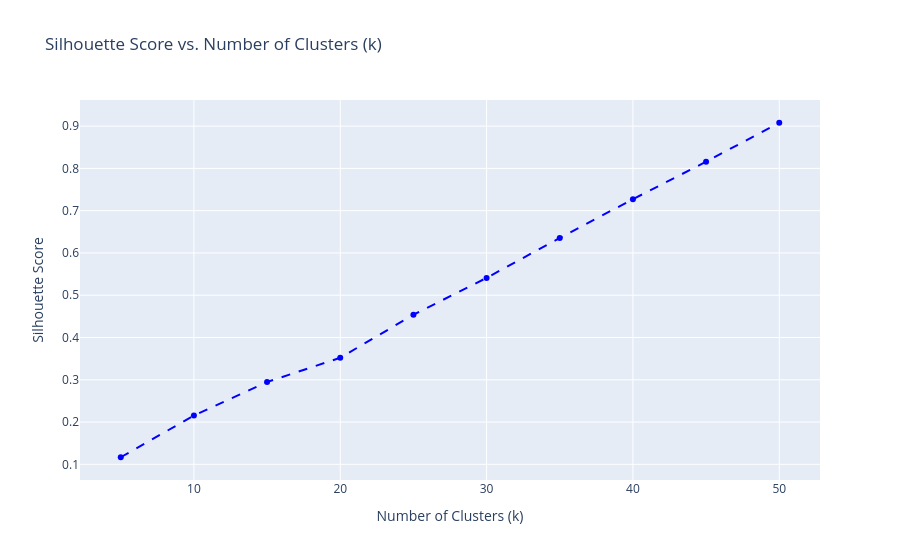

Notebook cell for this chart:
### Markdown cell above
### Step 1: K-Means Clustering (Discovering Peer Groups)

### Code cell
# --- Find optimal k using Silhouette Score ---
k_values = list(range(5, 51, 5))
silhouette_scores = []

for k in k_values:
    # Set n_init to suppress warnings and ensure consistency
    kmeans = KMeans(n_clusters=k, random_state=42, n_init=10)
    labels = kmeans.fit_predict(X_reduced)
    score = silhouette_score(X_reduced, labels)
    silhouette_scores.append(score)

# Plot the Silhouette Scores
import plotly.express as px
fig = px.line(
    x=k_values, 
    y=silhouette_scores, 
    markers=True, 
    labels={'x':'Number of Clusters (k)', 'y':'Silhouette Score'},
    title='Silhouette Score vs. Number of Clusters (k)'
)
fig.update_traces(line=dict(dash='dash', color='blue'))
fig.show()

# --- Fit optimal/default model ---
# Once you review the plot, you could dynamically change this, but we'll default to 20
optimal_k = 20
kmeans_model = KMeans(n_clusters=optimal_k, random_state=42, n_init=10)
kmeans_labels = kmeans_model.fit_predict(X_reduced)

# Create a results DataFrame mapped to identity_id 
# (Assuming the row order of X_reduced aligns with master_feature_matrix_df.index)
df_results = pd.DataFrame(index=master_feature_matrix_df.index)
df_results['kmeans_peer_group'] = kmeans_labels

### Figure 1 — Plotly figure (JSON) as saved in the notebook; plotly's stock layout.template omitted (floating-point values rounded to 4 significant figures)
{"data": [{"hovertemplate": "Number of Clusters (k)=%{x}<br>Silhouette Score=%{y}<extra></extra>", "legendgroup": "", "line": {"color": "blue", "dash": "dash"}, "marker": {"symbol": "circle"}, "mode": "lines+markers", "name": "", "orientation": "v", "showlegend": false, "type": "scatter", "x": [5, 10, 15, 20, 25, 30, 35, 40, 45, 50], "xaxis": "x", "y": [0.1168, 0.2155, 0.2947, 0.3522, 0.4538, 0.541, 0.6355, 0.7272, 0.8158, 0.9079], "yaxis": "y"}], "layout": {"legend": {"tracegroupgap": 0}, "title": {"text": "Silhouette Score vs. Number of Clusters (k)"}, "xaxis": {"anchor": "y", "domain": [0, 1], "title": {"text": "Number of Clusters (k)"}}, "yaxis": {"anchor": "x", "domain": [0, 1], "title": {"text": "Silhouette Score"}}}}
